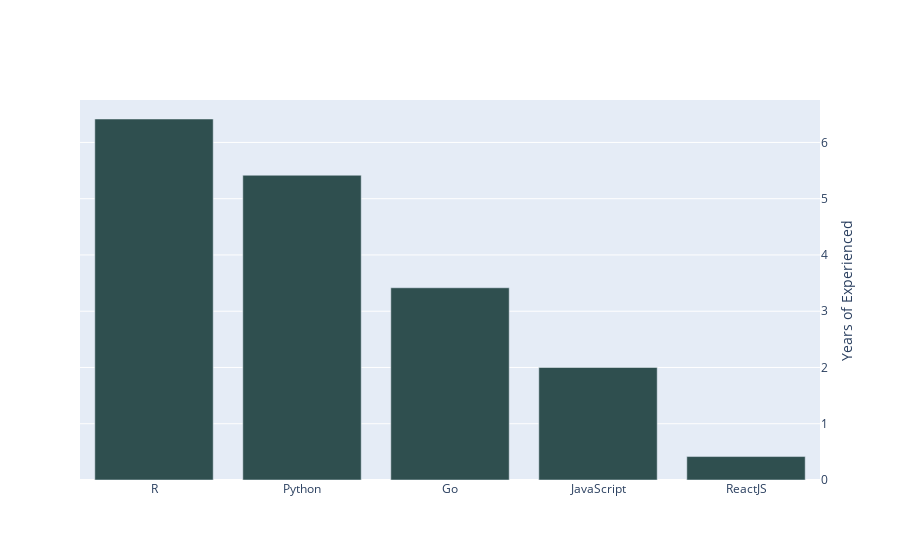

This figure's notebook cell:
### Code cell
fig = go.Figure()
fig.add_trace(bar_yoe)
fig.update_layout({'yaxis2':{'title': 'Years of Experienced', 'overlaying': 'y', 'side': 'right'}}, barmode='group')
fig.show()

### Figure 1 — Plotly figure (JSON) as saved in the notebook; plotly's stock layout.template omitted (floating-point values rounded to 4 significant figures)
{"data": [{"customdata": [["2018-01-01T00:00:00", "2024-06-29T03:09:17.280000", "Programming Language", "University of Brawijaya, Bogor Agricultural (IPB) University"], ["2019-01-01T00:00:00", "2024-06-29T03:09:17.280000", "Programming Language", "University of Brawijaya, Bogor Agricultural (IPB) University"], ["2021-11-01T00:00:00", "2022-03-01T00:00:00", "Programming Language", "Sinarmas Mining"], ["2021-11-02T00:00:00", "2022-03-02T00:00:00", "Programming Language", "Sinarmas Mining"], ["2021-11-03T00:00:00", "2022-03-03T00:00:00", "Programming Language", "Sinarmas Mining"]], "hovertemplate": "<b>%{customdata[2]}: </b>%{x} with usage %{y} year(s)<br><b>First Usage:</b>:%{customdata[0]}<br><b>Association:</b>%{customdata[3]}", "marker": {"color": "darkSlateGrey"}, "name": "YoE", "offsetgroup": "2", "type": "bar", "x": ["R", "Python", "Go", "JavaScript", "ReactJS"], "y": [6.417, 5.417, 3.417, 2, 0.4167, 5, 0.3333, 0.5833, 1.75, 9.917, 0.3333, 0.3333, 0.3333, 0.4167, 0.4167, 1.333, 1.333, 1.833, 3.417, 2.583, 0.5, 1.417, 1.417, 1.917, 1.833, 5.417, 1.417, 2, 0.4167, 0.3333, 1.667, 6.833, 2], "yaxis": "y2"}], "layout": {"barmode": "group", "yaxis2": {"overlaying": "y", "side": "right", "title": {"text": "Years of Experienced"}}}}
